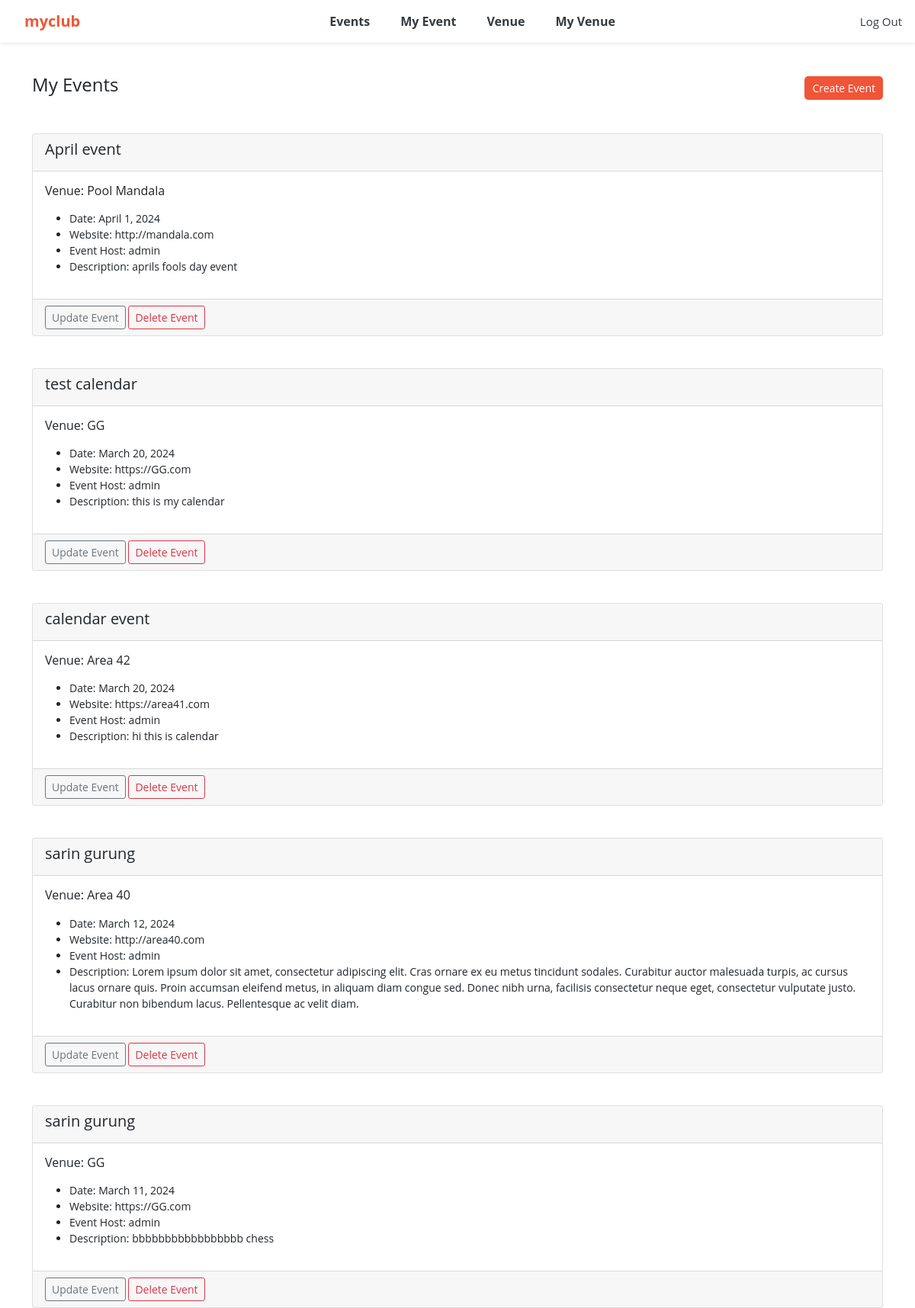
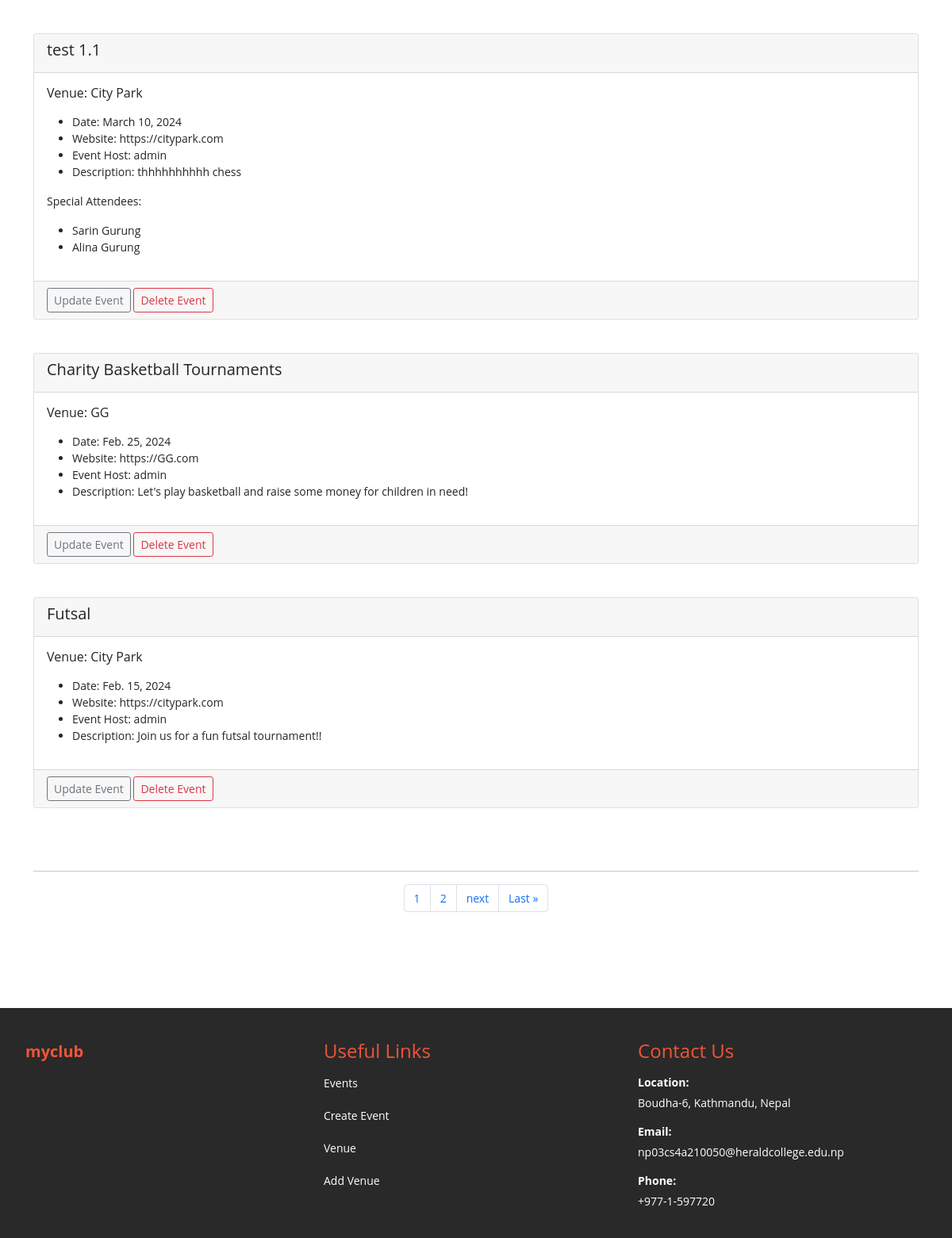
/my_events (signed in), run on an earlier commit of the app's database (2 pictures, top to bottom).
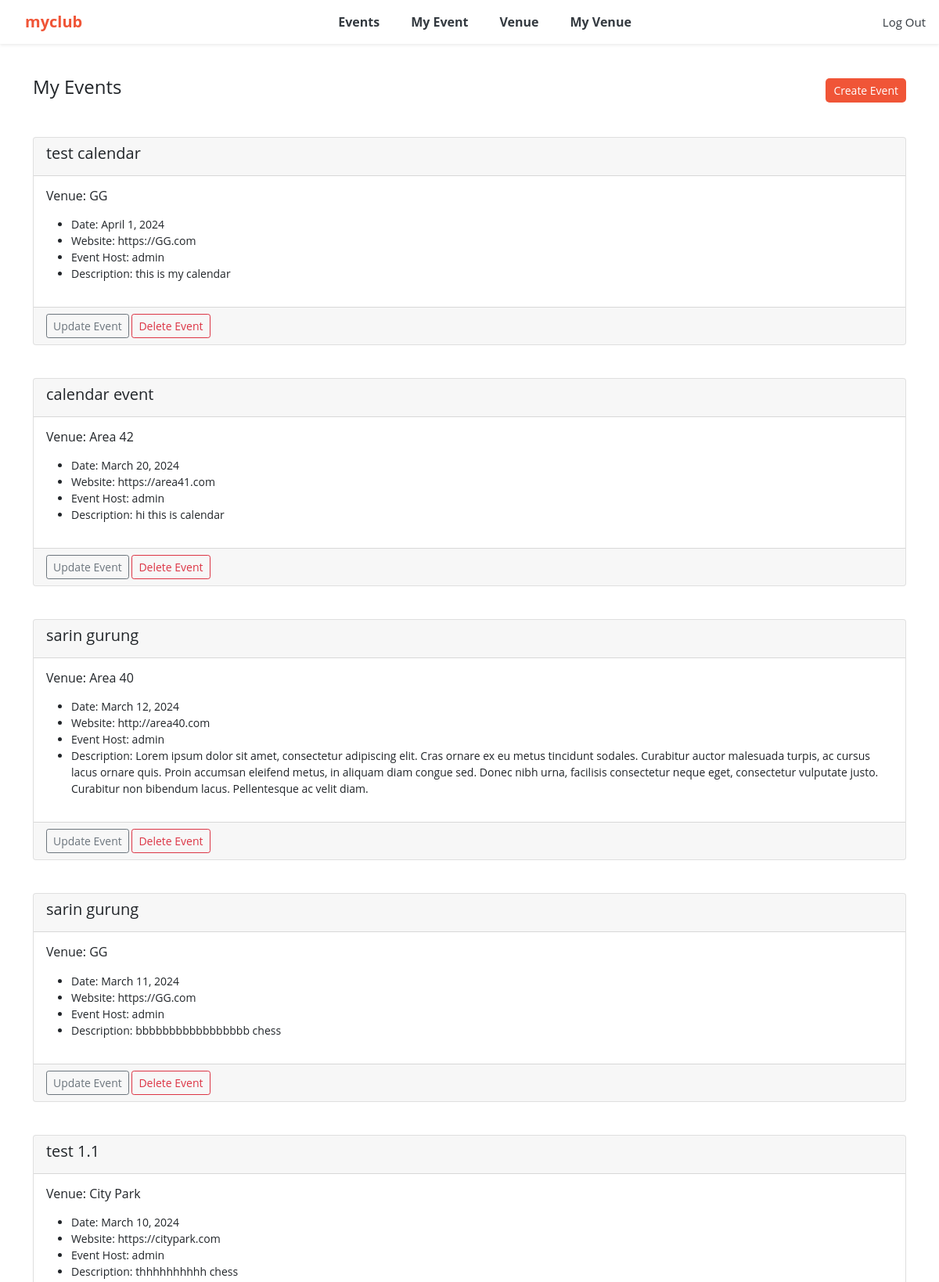
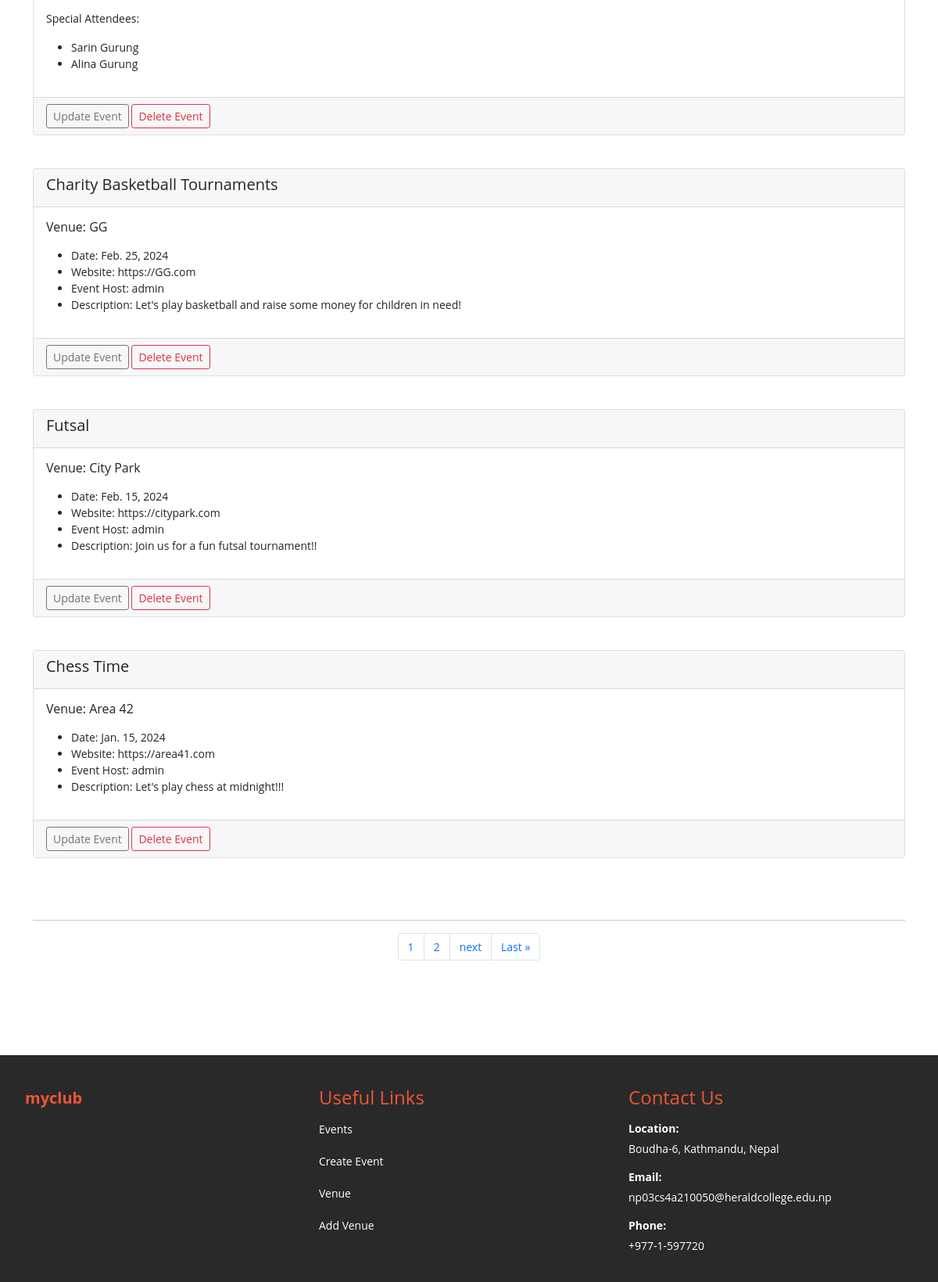
And on a later commit of the database (2 pictures, top to bottom).
### events/models.py (models this page shows, shortened)
class Event(models.Model):
	name = models.CharField('Event Name', max_length=120)
	event_date = models.DateField('Event Date', blank=False)
	venue = models.ForeignKey(Venue, blank=True, null=True, on_delete=models.CASCADE)
	manager = models.ForeignKey(User, blank=True, null=True, on_delete=models.SET_NULL)
	description = models.TextField(blank=True)
	attendees = models.ManyToManyField(MyClubUser, blank=True)
	def __str__(self):
		return self.name
	class Meta:
		ordering = ['-event_date']

class Venue(models.Model):
	name = models.CharField('Venue Name', max_length=120)
	address = models.CharField(max_length=300)
	zip_code = models.CharField('Zip Code', max_length=15)
	phone = models.CharField('Contact Phone', max_length=25, blank=True)
	web = models.URLField('Website Address', blank=True)
	email_address = models.EmailField('Email Address', blank=True)
	owner = models.IntegerField("Venue Owner", blank=False, default=1)
	venue_description = models.TextField(blank=True)
	venue_image = models.ImageField(null=True, blank=True, upload_to="images/")
	def __str__(self):
		return self.name
	class Meta:
		ordering = ['name']

class MyClubUser(models.Model):
	first_name = models.CharField(max_length=30)
	last_name = models.CharField(max_length=30)
	email = models.EmailField('User Email')
	def __str__(self):
		return self.first_name + ' ' + self.last_name

### events/views.py (the view)
# urls.py: path('my_events', views.my_events, name='my_events'),
def my_events(request):
	event_list = Event.objects.all().order_by('-event_date')
	p = Paginator(Event.objects.all(), 10)
	page = request.GET.get('page')
	events = p.get_page(page)
	nums = "a" * events.paginator.num_pages
	return render(request, 'events/my_events.html',
		{'event_list': event_list, 'events': events, 'nums':nums})

### events/templates/events/my_events.html (shortened to what this page needs)
{% extends 'events/base.html' %}
{% block content %}
	<nav class="custom-nav">
		<div>
			<h4>My Events</h4>
		</div>
		<div>
			<a class="d-flex" href="{% url 'add-event' %}" style="text-decoration: none;">
	          	<button class="btn btn-sm btn-custom">Create Event</button>
	        </a>
		</div>
	</nav>
	<br>
	{% for event in events %}
		{% if user.is_authenticated %}
		  	{% if user == event.manager %}
				<div class="card">
				  <div class="card-header">
				    <h5>{{event}}</h5>
				  </div>
				  <div class="card-body">
				    <h6 class="card-title">Venue: {{ event.venue }}</h6>
				    <p class="card-text">
				    	<ul>
				    		{% if event.event_date %}
								<li>Date: {{ event.event_date }}</li>
							{% endif %}
							{% if event.venue.web %}
								<li>Website: {{ event.venue.web }}</li>
							{% endif %}
							{% if event.manager %}
								<li>Event Host: {{ event.manager }}</li>
							{% endif %}
							{% if event.description %}
								<li>Description: {{ event.description }}</li>
							{% endif %}
						</ul>
					</p>
							{% if event.attendees.all %}
								<p>Special Attendees:</p>
								<ul>
								{% for user in event.attendees.all %}
										<li>{{ user }}</li>
								{% endfor%}
								</ul>
							{% endif %}
				  </div>
				  <div class="card-footer text-muted">
					<a href="{% url 'update-event' event.id %}" class="btn btn-outline-secondary btn-sm">Update Event</a>
				  	<a href="{% url 'delete-event' event.id %}" class="btn btn-outline-danger btn-sm">Delete Event</a>
				  </div>
				</div>
				<br><br>
		 	{% endif %}
		{% endif %}
	{% endfor%}
	<br>
	<hr>
	<nav aria-label="Page navigation example">
		<ul class="pagination justify-content-center">
			{% for i in nums %}
				<li class="page-item">
					<a class="page-link" href="?page={{ forloop.counter }}">{{ forloop.counter }}</a>
				</li>
			{% endfor %}
			{% if events.has_next %}
				<li class="page-item">
					<a class="page-link" href="?page={{ events.next_page_number }}">next</a>
				</li>
				<li class="page-item">
					<a class="page-link" href="?page={{ events.paginator.num_pages }}">Last &raquo</a>
				</li>
			{% endif %}
		</ul>
	</nav>
{% endblock %}

What changed in the data, as far as the page shows it:
removed Event: name "April event", venue "Pool Mandala", event_date "April 1, 2024", venue.web "http://mandala.com", manager "admin", description "aprils fools day event"
changed Event "test calendar": event_date "March 20, 2024" → "April 1, 2024"
now on this page (row unchanged): Event: name "Chess Time", venue "Area 42", event_date "Jan. 15, 2024", venue.web "https://area41.com", manager "admin", description "Let's play chess at midnight!!!"
